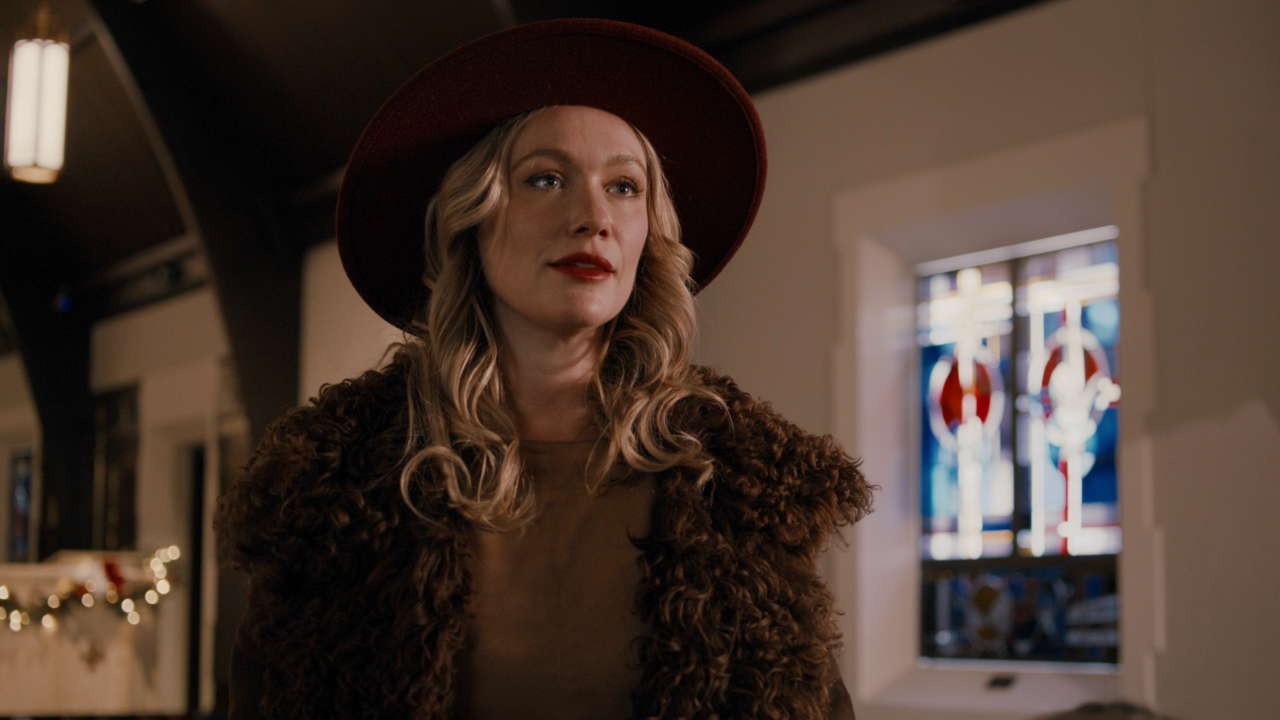
#> input picture 1.jpg, 3840 x 2160 px (shown at 1/3 size)
$ python -i poster_from_master.py   (imports and definitions only)
#> lines starting #> are read from the running program, lines starting #| are printed output that depends on the picture
#> further down, picture is the input picture: shape (2160, 3840, 3); mean B, G, R 48.2, 57.5, 73.9
#!/usr/bin/env python3
"""
Generate a replacement movie poster from a 4K master + an existing poster
as the visual reference.

Pipeline:
  1. Load existing poster, crop off the title bar (bottom 25%) so we match
     against the photograph only.
  2. Scan the master at ~2 fps, computing per-frame color histograms in
     downscaled grayscale + LAB space. Score each candidate against the
     poster reference; keep the top-N closest matches.
  3. For each top candidate, run face detection (Haar frontal). Score the
     candidate's face count + face geometry against the poster reference.
     This catches cases where the histogram match isn't quite the right
     moment (e.g. similar lighting but no face).
  4. Pick the winning frame, re-extract at full 4K resolution via ffmpeg
     (so we get an actual frame, not a downscaled-then-upscaled one).
  5. Crop to 2:3 portrait centered on the detected face(s), with eyeline
     near the top-third. Output is 1200×1800 JPEG.

Usage:
  poster_from_master.py <master.mov> <reference_poster.jpg> <output.jpg>
"""

import argparse
import subprocess
import sys
import tempfile
from pathlib import Path

import cv2
import numpy as np


YUNET_PATH = (Path(__file__).parent / "models" / "face_detection_yunet_2023mar.onnx")


# ------------------------------------------------------------------ utilities

# [16 lines left out: functions ffprobe_duration, ffprobe_dims, not called in this run]


def phash(img_bgr, hash_size=16):
    """Perceptual hash via DCT — captures structural composition
    (edges, lights/darks, layout) robustly, much better than a global
    color histogram for "which moment in the film" matching where the
    title sequence might share a colour palette with a scene."""
    gray = cv2.cvtColor(img_bgr, cv2.COLOR_BGR2GRAY)
    small = cv2.resize(gray, (hash_size * 4, hash_size * 4),
                       interpolation=cv2.INTER_AREA).astype(np.float32)
    dct = cv2.dct(small)
    low = dct[:hash_size, :hash_size]
    med = np.median(low[1:].flatten())  # skip DC
    return (low > med).flatten()


def histogram_features(img_bgr, size=(192, 108)):
    """Compact per-frame signature: pHash (structural) + small grayscale
    histogram + downsampled LAB color grid (color layout)."""
#> called with size = (192, 108)
    small = cv2.resize(img_bgr, size, interpolation=cv2.INTER_AREA)
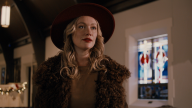
#> small: shape (108, 192, 3); mean B, G, R 48.2, 57.5, 73.9
    gray = cv2.cvtColor(small, cv2.COLOR_BGR2GRAY)
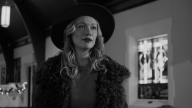
#> gray: shape (108, 192); min 1, max 225, mean 61.3
    h_gray = cv2.calcHist([gray], [0], None, [32], [0, 256])
#> h_gray = 32 values, max 2878 at index 1, min 0 at index 29, mean 648
    cv2.normalize(h_gray, h_gray)
    lab = cv2.cvtColor(small, cv2.COLOR_BGR2LAB)
#> lab: shape (108, 192, 3); mean of channels 0, 1, 2 63.7, 133.8, 136.2
    lab_grid = cv2.resize(lab, (24, 13), interpolation=cv2.INTER_AREA)
    ph = phash(small)
#> in phash, `small = cv2.resize(gray, (hash_size * 4, hash_size * 4), interpolation..`:
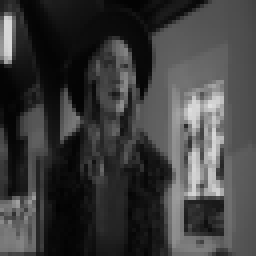
#> small: shape (64, 64) float32 (shown 4 times larger); min 2, max 223, mean 61.3
#> in phash, `dct = cv2.dct(small)`:
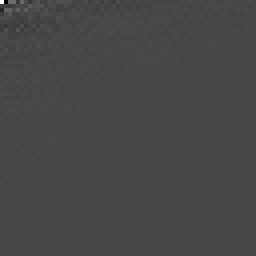
#> dct: shape (64, 64) float32 (shown 4 times larger); min -1530.9, max 3922.6, mean 0.6; drawn with min black and max white
#> in phash, `med = np.median(low[1:].flatten())`: med = -15.54
    return ph, h_gray.flatten(), lab_grid.astype(np.float32).flatten()


# [12 lines left out: function distance, not called in this run]


_yunet = None
_yunet_threshold = 0.75
# [398 lines left out: functions _get_detector, set_face_threshold, detect_faces, extract_frame, scan_film, trim_letterbox and 2 more, not called in this run]


# [2 lines not run here, left out]

>>> import cv2
>>> picture = cv2.imread('../1.jpg')
>>> result = histogram_features(picture)

$ run again, on 51.jpg
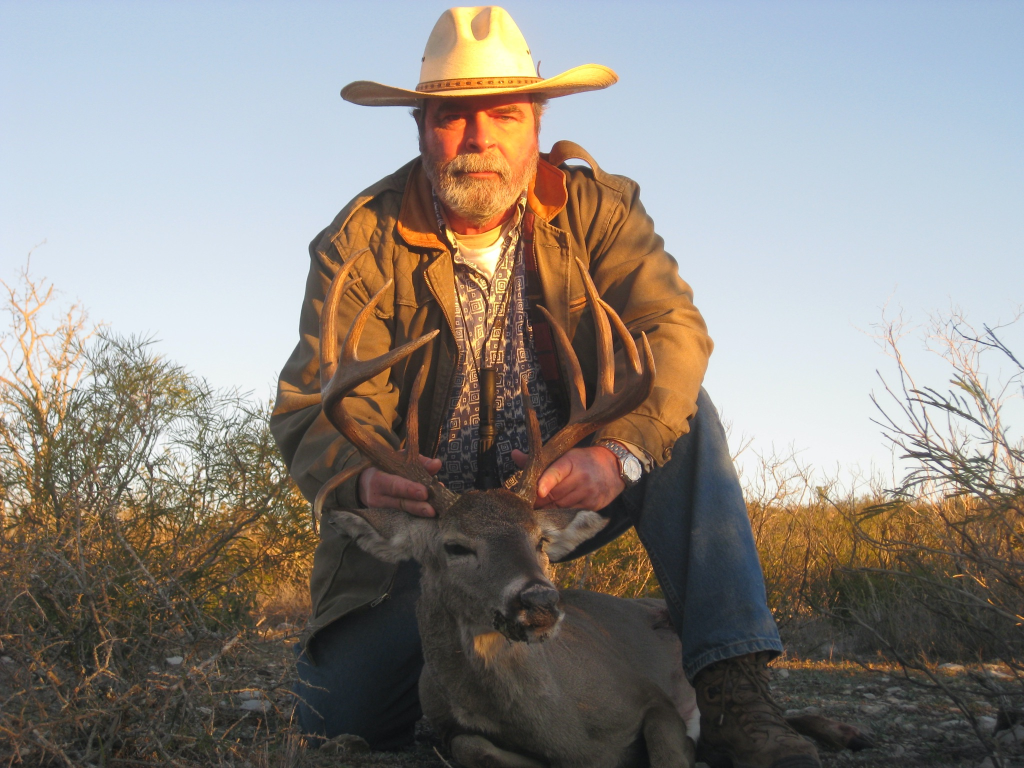
#> input picture 51.jpg, 2048 x 1536 px (shown at 1/2 size)
#> picture is the input picture: shape (1536, 2048, 3); mean B, G, R 130.4, 135.9, 141.5
#> in histogram_features, `gray = cv2.cvtColor(small, cv2.COLOR_BGR2GRAY)`:
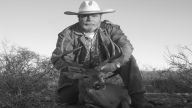
#> gray: shape (108, 192); min 15, max 253, mean 136.9
#> h_gray = 32 values, max 1819 at index 26, min 0 at index 0, mean 648
#> lab: shape (108, 192, 3); mean of channels 0, 1, 2 142.4, 130.4, 132.5
#> in phash, `dct = cv2.dct(small)`:
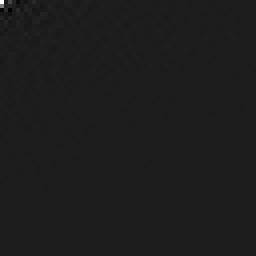
#> dct: shape (64, 64) float32 (shown 4 times larger); min -1136.1, max 8761.7, mean 2.9; drawn with min black and max white
#> med = -4.09

$ run again, on 56.jpg
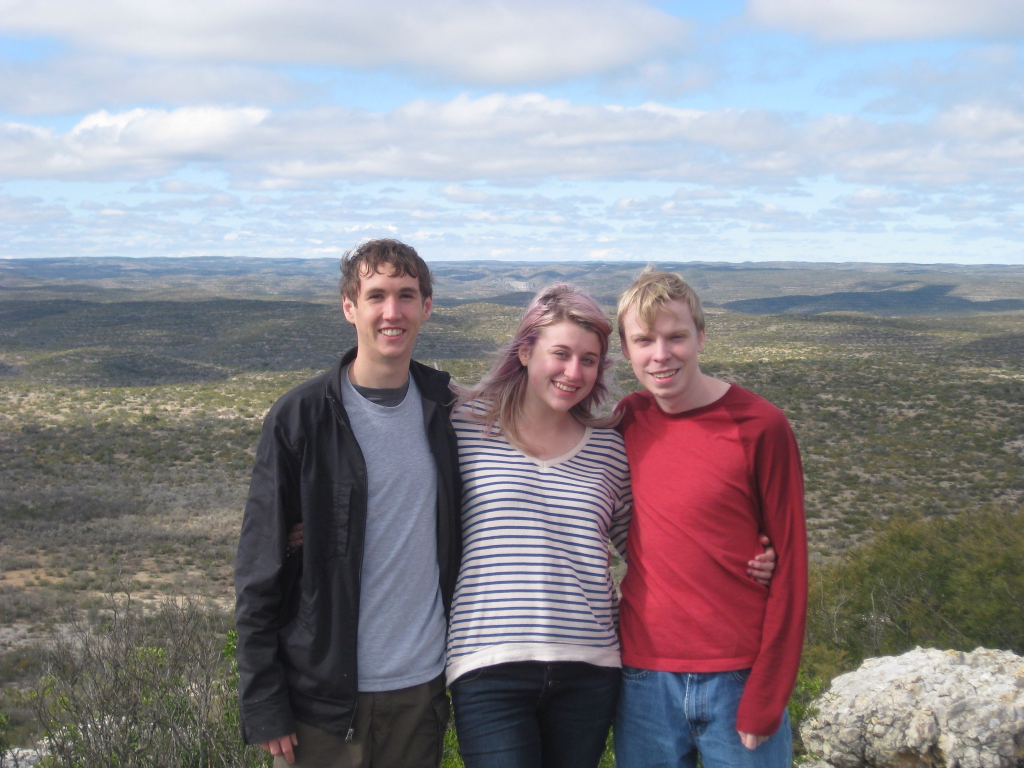
#> input picture 56.jpg, 2048 x 1536 px (shown at 1/2 size)
#> picture is the input picture: shape (1536, 2048, 3); mean B, G, R 147.3, 140.4, 142.8
#> in histogram_features, `gray = cv2.cvtColor(small, cv2.COLOR_BGR2GRAY)`:
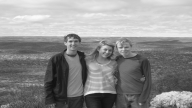
#> gray: shape (108, 192); min 16, max 250, mean 141.9
#> h_gray = 32 values, max 2456 at index 27, min 0 at index 0, mean 648
#> lab: shape (108, 192, 3); mean of channels 0, 1, 2 148.4, 130.9, 125.8
#> in phash, `dct = cv2.dct(small)`:
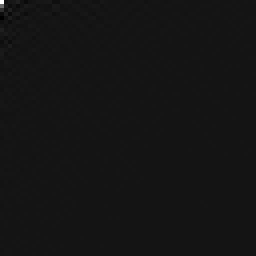
#> dct: shape (64, 64) float32 (shown 4 times larger); min -806, max 9080.7, mean 3.2; drawn with min black and max white
#> med = 1.19

$ run again, on 57.jpg
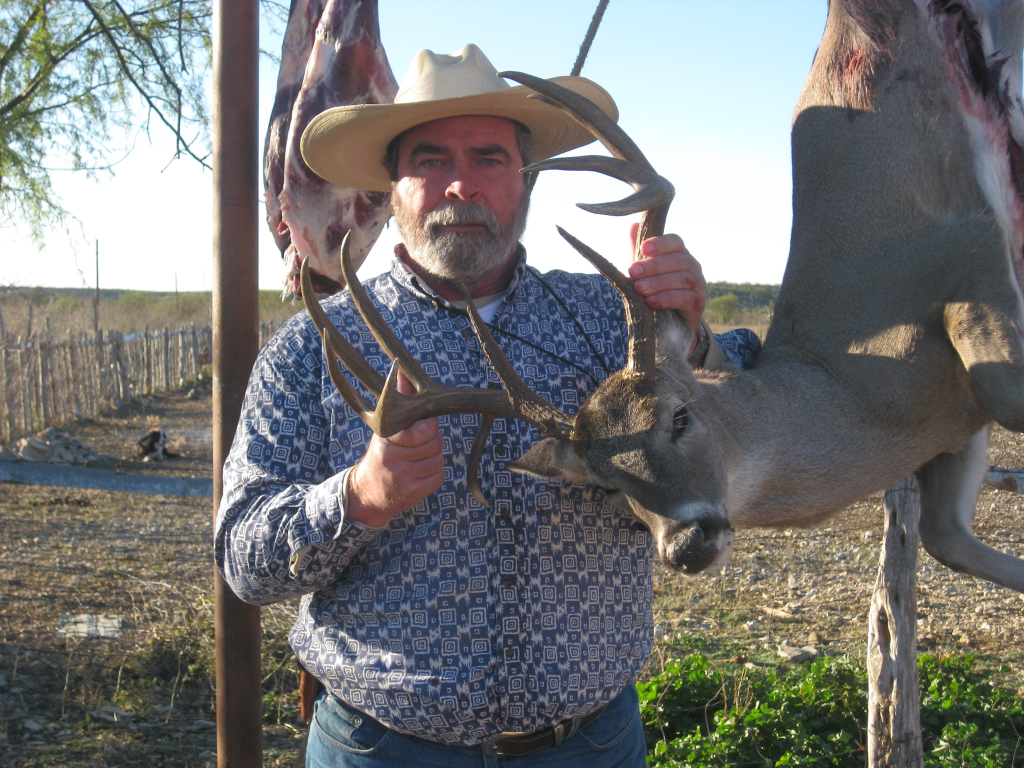
#> input picture 57.jpg, 2048 x 1536 px (shown at 1/2 size)
#> picture is the input picture: shape (1536, 2048, 3); mean B, G, R 116.5, 117.5, 117.6
#> in histogram_features, `gray = cv2.cvtColor(small, cv2.COLOR_BGR2GRAY)`:
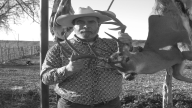
#> gray: shape (108, 192); min 24, max 255, mean 117.4
#> h_gray = 32 values, max 2245 at index 9, min 0 at index 0, mean 648
#> lab: shape (108, 192, 3); mean of channels 0, 1, 2 123.7, 128.4, 128.7
#> in phash, `dct = cv2.dct(small)`:
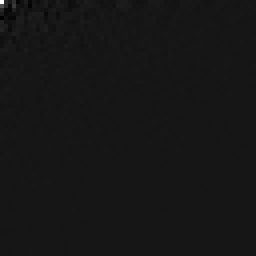
#> dct: shape (64, 64) float32 (shown 4 times larger); min -721.4, max 7514.9, mean 2.5; drawn with min black and max white
#> med = 4.38
